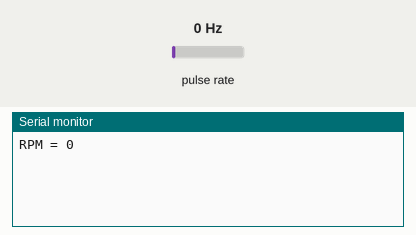
Recording of a sketch running on a simulated Arduino Uno, built with avr-gcc and run on an emulated ATmega328P. On the bench: the last lines printed to the serial monitor. Wiring (inferred from the names in the program): pulse sensor: data pin 2. Inputs (shaded band) come from the test bench; at power-on: pulse rate 0 Hz.

Above: at 1.2 s.
1.3 s: pulse rate (sensor on pin 2) set to 4 Hz
At 2.6 s:
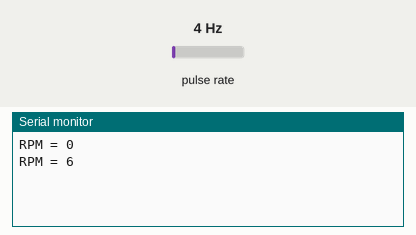
2.8 s: pulse rate (sensor on pin 2) set to 50 Hz
At 3.8 s:
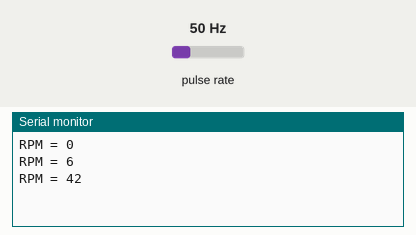
Timing chart, 0 to 5.8 s (numbered marks = the images above; inputs shaded):
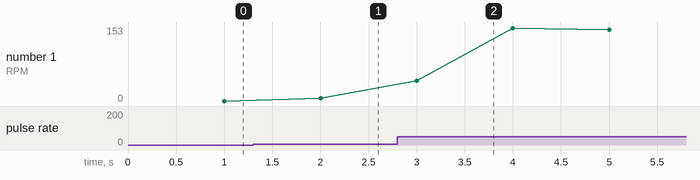

Measured:
- after the input at 1.3 s, the serial monitor: prints a new line after 0.70 s (image 1)
- after the input at 2.8 s, the serial monitor: prints a new line after 0.20 s (image 2)
- plotted number 1: 0 → 6 after the input at 1.3 s, 6 → 147 after the input at 2.8 s

The sketch:

Speed_encoder.ino
```cpp
int encoder_pin = 2;  // The pin the encoder is connected
unsigned int rpm;     // rpm reading
volatile byte pulses;  // number of pulses
unsigned long timeold;
// The number of pulses per revolution
// depends on your index disc!!
unsigned int pulsesperturn = 20;

 void counter()
 {
    //Update count
      pulses++;
 }

void setup()
 {
   Serial.begin(9600);
     //Use statusPin to flash along with interrupts
   pinMode(encoder_pin, INPUT);

   //Interrupt 0 is digital pin 2, so that is where the IR detector is connected
   //Triggers on FALLING (change from HIGH to LOW)
   attachInterrupt(0, counter, FALLING);
   // Initialize
   pulses = 0;
   rpm = 0;
   timeold = 0;

 }

 void loop()
 {
   if (millis() - timeold >= 1000){  /*Uptade every one second, this will be equal to reading frecuency (Hz).*/

  //Don't process interrupts during calculations
   detachInterrupt(0);
   //Note that this would be 60*1000/(millis() - timeold)*pulses if the interrupt
   //happened once per revolution
   rpm = (60 * 1000 / pulsesperturn )/ (millis() - timeold)* pulses;
   timeold = millis();
   pulses = 0;

   //Write it out to serial port
   Serial.print("RPM = ");
   Serial.println(rpm,DEC);
   //Restart the interrupt processing
   attachInterrupt(0, counter, FALLING);
   }
  }
```
